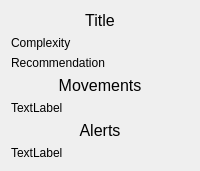
          <widget class="QWidget" name="pageReady">
           <layout class="QVBoxLayout" name="verticalLayout_3">
            <item>
             <widget class="QLabel" name="verdictTitle">
              <property name="sizePolicy">
               <sizepolicy hsizetype="Preferred" vsizetype="Fixed">
                <horstretch>0</horstretch>
                <verstretch>0</verstretch>
               </sizepolicy>
              </property>
              <property name="font">
               <font>
                <pointsize>12</pointsize>
               </font>
              </property>
              <property name="text">
               <string>Title</string>
              </property>
              <property name="alignment">
               <set>Qt::AlignmentFlag::AlignCenter</set>
              </property>
             </widget>
            </item>
            <item>
             <widget class="QLabel" name="verdictComplexity">
              <property name="sizePolicy">
               <sizepolicy hsizetype="Preferred" vsizetype="Fixed">
                <horstretch>0</horstretch>
                <verstretch>0</verstretch>
               </sizepolicy>
              </property>
              <property name="text">
               <string>Complexity</string>
              </property>
             </widget>
            </item>
            <item>
             <widget class="QLabel" name="verdictRec">
              <property name="sizePolicy">
               <sizepolicy hsizetype="Preferred" vsizetype="Fixed">
                <horstretch>0</horstretch>
                <verstretch>0</verstretch>
               </sizepolicy>
              </property>
              <property name="text">
               <string>Recommendation</string>
              </property>
             </widget>
            </item>
            <item>
             <widget class="QLabel" name="verdictMvmtTitle">
              <property name="font">
               <font>
                <pointsize>12</pointsize>
               </font>
              </property>
              <property name="text">
               <string>Movements</string>
              </property>
              <property name="alignment">
               <set>Qt::AlignmentFlag::AlignCenter</set>
              </property>
             </widget>
            </item>
            <item>
             <widget class="QLabel" name="verdictMvmtCtnt">
              <property name="text">
               <string>TextLabel</string>
              </property>
             </widget>
            </item>
            <item>
             <widget class="QLabel" name="verdictAlertTitle">
              <property name="sizePolicy">
               <sizepolicy hsizetype="Preferred" vsizetype="Fixed">
                <horstretch>0</horstretch>
                <verstretch>0</verstretch>
               </sizepolicy>
              </property>
              <property name="font">
               <font>
                <pointsize>12</pointsize>
               </font>
              </property>
              <property name="text">
               <string>Alerts</string>
              </property>
              <property name="alignment">
               <set>Qt::AlignmentFlag::AlignCenter</set>
              </property>
             </widget>
            </item>
            <item>
             <widget class="QLabel" name="verdictAlertCtnt">
              <property name="text">
               <string>TextLabel</string>
              </property>
             </widget>
            </item>
           </layout>
          </widget>
